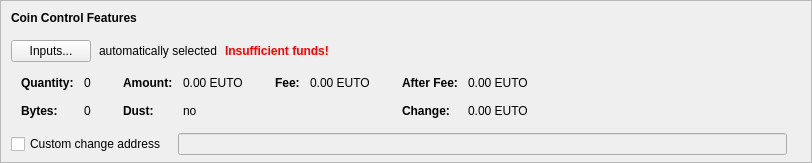
      <widget class="QFrame" name="frameCoinControl">
       <property name="sizePolicy">
        <sizepolicy hsizetype="Expanding" vsizetype="Fixed">
         <horstretch>0</horstretch>
         <verstretch>0</verstretch>
        </sizepolicy>
       </property>
       <property name="maximumSize">
        <size>
         <width>16777215</width>
         <height>16777215</height>
        </size>
       </property>
       <property name="frameShape">
        <enum>QFrame::StyledPanel</enum>
       </property>
       <property name="frameShadow">
        <enum>QFrame::Sunken</enum>
       </property>
       <layout class="QVBoxLayout" name="verticalLayoutCoinControl2">
        <property name="spacing">
         <number>0</number>
        </property>
        <property name="leftMargin">
         <number>0</number>
        </property>
        <property name="topMargin">
         <number>0</number>
        </property>
        <property name="rightMargin">
         <number>0</number>
        </property>
        <property name="bottomMargin">
         <number>6</number>
        </property>
        <item>
         <layout class="QVBoxLayout" name="verticalLayoutCoinControl" stretch="0,0,0,0,0">
          <property name="spacing">
           <number>0</number>
          </property>
          <property name="leftMargin">
           <number>10</number>
          </property>
          <property name="topMargin">
           <number>10</number>
          </property>
          <item>
           <layout class="QHBoxLayout" name="horizontalLayoutCoinControl1">
            <property name="bottomMargin">
             <number>15</number>
            </property>
            <item>
             <widget class="QLabel" name="labelCoinControlFeatures">
              <property name="sizePolicy">
               <sizepolicy hsizetype="Preferred" vsizetype="Maximum">
                <horstretch>0</horstretch>
                <verstretch>0</verstretch>
               </sizepolicy>
              </property>
              <property name="font">
               <font>
                <weight>75</weight>
                <bold>true</bold>
               </font>
              </property>
              <property name="styleSheet">
               <string notr="true">font-weight:bold;</string>
              </property>
              <property name="text">
               <string>Coin Control Features</string>
              </property>
             </widget>
            </item>
           </layout>
          </item>
          <item>
           <layout class="QHBoxLayout" name="horizontalLayoutCoinControl2" stretch="0,0,0,0">
            <property name="spacing">
             <number>8</number>
            </property>
            <property name="bottomMargin">
             <number>10</number>
            </property>
            <item>
             <widget class="QPushButton" name="pushButtonCoinControl">
              <property name="styleSheet">
               <string notr="true"/>
              </property>
              <property name="text">
               <string>Inputs...</string>
              </property>
              <property name="autoDefault">
               <bool>false</bool>
              </property>
             </widget>
            </item>
            <item>
             <widget class="QLabel" name="labelCoinControlAutomaticallySelected">
              <property name="text">
               <string>automatically selected</string>
              </property>
              <property name="margin">
               <number>5</number>
              </property>
             </widget>
            </item>
            <item>
             <widget class="QLabel" name="labelCoinControlInsuffFunds">
              <property name="font">
               <font>
                <weight>75</weight>
                <bold>true</bold>
               </font>
              </property>
              <property name="styleSheet">
               <string notr="true">color:red;font-weight:bold;</string>
              </property>
              <property name="text">
               <string>Insufficient funds!</string>
              </property>
              <property name="margin">
               <number>5</number>
              </property>
             </widget>
            </item>
            <item>
             <spacer name="horizontalSpacerCoinControl">
              <property name="orientation">
               <enum>Qt::Horizontal</enum>
              </property>
              <property name="sizeHint" stdset="0">
               <size>
                <width>40</width>
                <height>1</height>
               </size>
              </property>
             </spacer>
            </item>
           </layout>
          </item>
          <item>
           <widget class="QWidget" name="widgetCoinControl" native="true">
            <property name="sizePolicy">
             <sizepolicy hsizetype="Preferred" vsizetype="Preferred">
              <horstretch>0</horstretch>
              <verstretch>0</verstretch>
             </sizepolicy>
            </property>
            <property name="minimumSize">
             <size>
              <width>0</width>
              <height>0</height>
             </size>
            </property>
            <property name="styleSheet">
             <string notr="true"/>
            </property>
            <layout class="QHBoxLayout" name="horizontalLayoutCoinControl5">
             <property name="leftMargin">
              <number>0</number>
             </property>
             <property name="topMargin">
              <number>0</number>
             </property>
             <property name="rightMargin">
              <number>0</number>
             </property>
             <property name="bottomMargin">
              <number>0</number>
             </property>
             <item>
              <layout class="QHBoxLayout" name="horizontalLayoutCoinControl3" stretch="0,0,0,1">
               <property name="spacing">
                <number>20</number>
               </property>
               <property name="topMargin">
                <number>0</number>
               </property>
               <property name="bottomMargin">
                <number>10</number>
               </property>
               <item>
                <layout class="QFormLayout" name="formLayoutCoinControl1">
                 <property name="horizontalSpacing">
                  <number>10</number>
                 </property>
                 <property name="verticalSpacing">
                  <number>14</number>
                 </property>
                 <property name="leftMargin">
                  <number>10</number>
                 </property>
                 <property name="topMargin">
                  <number>4</number>
                 </property>
                 <property name="rightMargin">
                  <number>6</number>
                 </property>
                 <item row="0" column="0">
                  <widget class="QLabel" name="labelCoinControlQuantityText">
                   <property name="font">
                    <font>
                     <weight>75</weight>
                     <bold>true</bold>
                    </font>
                   </property>
                   <property name="text">
                    <string>Quantity:</string>
                   </property>
                   <property name="margin">
                    <number>0</number>
                   </property>
                  </widget>
                 </item>
                 <item row="0" column="1">
                  <widget class="QLabel" name="labelCoinControlQuantity">
                   <property name="cursor">
                    <cursorShape>IBeamCursor</cursorShape>
                   </property>
                   <property name="contextMenuPolicy">
                    <enum>Qt::ActionsContextMenu</enum>
                   </property>
                   <property name="text">
                    <string notr="true">0</string>
                   </property>
                   <property name="margin">
                    <number>0</number>
                   </property>
                   <property name="textInteractionFlags">
                    <set>Qt::LinksAccessibleByMouse|Qt::TextSelectableByKeyboard|Qt::TextSelectableByMouse</set>
                   </property>
                  </widget>
                 </item>
                 <item row="1" column="0">
                  <widget class="QLabel" name="labelCoinControlBytesText">
                   <property name="font">
                    <font>
                     <weight>75</weight>
                     <bold>true</bold>
                    </font>
                   </property>
                   <property name="text">
                    <string>Bytes:</string>
                   </property>
                  </widget>
                 </item>
                 <item row="1" column="1">
                  <widget class="QLabel" name="labelCoinControlBytes">
                   <property name="cursor">
                    <cursorShape>IBeamCursor</cursorShape>
                   </property>
                   <property name="contextMenuPolicy">
                    <enum>Qt::ActionsContextMenu</enum>
                   </property>
                   <property name="text">
                    <string notr="true">0</string>
                   </property>
                   <property name="textInteractionFlags">
                    <set>Qt::LinksAccessibleByMouse|Qt::TextSelectableByKeyboard|Qt::TextSelectableByMouse</set>
                   </property>
                  </widget>
                 </item>
                </layout>
               </item>
               <item>
                <layout class="QFormLayout" name="formLayoutCoinControl2">
                 <property name="horizontalSpacing">
                  <number>10</number>
                 </property>
                 <property name="verticalSpacing">
                  <number>14</number>
                 </property>
                 <property name="leftMargin">
                  <number>6</number>
                 </property>
                 <property name="topMargin">
                  <number>4</number>
                 </property>
                 <property name="rightMargin">
                  <number>6</number>
                 </property>
                 <item row="0" column="0">
                  <widget class="QLabel" name="labelCoinControlAmountText">
                   <property name="font">
                    <font>
                     <weight>75</weight>
                     <bold>true</bold>
                    </font>
                   </property>
                   <property name="text">
                    <string>Amount:</string>
                   </property>
                   <property name="margin">
                    <number>0</number>
                   </property>
                  </widget>
                 </item>
                 <item row="0" column="1">
                  <widget class="QLabel" name="labelCoinControlAmount">
                   <property name="cursor">
                    <cursorShape>IBeamCursor</cursorShape>
                   </property>
                   <property name="contextMenuPolicy">
                    <enum>Qt::ActionsContextMenu</enum>
                   </property>
                   <property name="text">
                    <string notr="true">0.00 EUTO</string>
                   </property>
                   <property name="textInteractionFlags">
                    <set>Qt::LinksAccessibleByMouse|Qt::TextSelectableByKeyboard|Qt::TextSelectableByMouse</set>
                   </property>
                  </widget>
                 </item>
                 <item row="1" column="0">
                  <widget class="QLabel" name="labelCoinControlLowOutputText">
                   <property name="font">
                    <font>
                     <weight>75</weight>
                     <bold>true</bold>
                    </font>
                   </property>
                   <property name="text">
                    <string>Dust:</string>
                   </property>
                  </widget>
                 </item>
                 <item row="1" column="1">
                  <widget class="QLabel" name="labelCoinControlLowOutput">
                   <property name="cursor">
                    <cursorShape>IBeamCursor</cursorShape>
                   </property>
                   <property name="contextMenuPolicy">
                    <enum>Qt::ActionsContextMenu</enum>
                   </property>
                   <property name="text">
                    <string notr="true">no</string>
                   </property>
                   <property name="textInteractionFlags">
                    <set>Qt::LinksAccessibleByMouse|Qt::TextSelectableByKeyboard|Qt::TextSelectableByMouse</set>
                   </property>
                  </widget>
                 </item>
                </layout>
               </item>
               <item>
                <layout class="QFormLayout" name="formLayoutCoinControl3">
                 <property name="horizontalSpacing">
                  <number>10</number>
                 </property>
                 <property name="verticalSpacing">
                  <number>14</number>
                 </property>
                 <property name="leftMargin">
                  <number>6</number>
                 </property>
                 <property name="topMargin">
                  <number>4</number>
                 </property>
                 <property name="rightMargin">
                  <number>6</number>
                 </property>
                 <item row="0" column="0">
                  <widget class="QLabel" name="labelCoinControlFeeText">
                   <property name="font">
                    <font>
                     <weight>75</weight>
                     <bold>true</bold>
                    </font>
                   </property>
                   <property name="text">
                    <string>Fee:</string>
                   </property>
                   <property name="margin">
                    <number>0</number>
                   </property>
                  </widget>
                 </item>
                 <item row="0" column="1">
                  <widget class="QLabel" name="labelCoinControlFee">
                   <property name="cursor">
                    <cursorShape>IBeamCursor</cursorShape>
                   </property>
                   <property name="contextMenuPolicy">
                    <enum>Qt::ActionsContextMenu</enum>
                   </property>
                   <property name="text">
                    <string notr="true">0.00 EUTO</string>
                   </property>
                   <property name="textInteractionFlags">
                    <set>Qt::LinksAccessibleByMouse|Qt::TextSelectableByKeyboard|Qt::TextSelectableByMouse</set>
                   </property>
                  </widget>
                 </item>
                </layout>
               </item>
               <item>
                <layout class="QFormLayout" name="formLayoutCoinControl4">
                 <property name="horizontalSpacing">
                  <number>10</number>
                 </property>
                 <property name="verticalSpacing">
                  <number>14</number>
                 </property>
                 <property name="leftMargin">
                  <number>6</number>
                 </property>
                 <property name="topMargin">
                  <number>4</number>
                 </property>
                 <property name="rightMargin">
                  <number>6</number>
                 </property>
                 <item row="0" column="0">
                  <widget class="QLabel" name="labelCoinControlAfterFeeText">
                   <property name="font">
                    <font>
                     <weight>75</weight>
                     <bold>true</bold>
                    </font>
                   </property>
                   <property name="text">
                    <string>After Fee:</string>
                   </property>
                   <property name="margin">
                    <number>0</number>
                   </property>
                  </widget>
                 </item>
                 <item row="0" column="1">
                  <widget class="QLabel" name="labelCoinControlAfterFee">
                   <property name="cursor">
                    <cursorShape>IBeamCursor</cursorShape>
                   </property>
                   <property name="contextMenuPolicy">
                    <enum>Qt::ActionsContextMenu</enum>
                   </property>
                   <property name="text">
                    <string notr="true">0.00 EUTO</string>
                   </property>
                   <property name="textInteractionFlags">
                    <set>Qt::LinksAccessibleByMouse|Qt::TextSelectableByKeyboard|Qt::TextSelectableByMouse</set>
                   </property>
                  </widget>
                 </item>
                 <item row="1" column="0">
                  <widget class="QLabel" name="labelCoinControlChangeText">
                   <property name="font">
                    <font>
                     <weight>75</weight>
                     <bold>true</bold>
                    </font>
                   </property>
                   <property name="text">
                    <string>Change:</string>
                   </property>
                  </widget>
                 </item>
                 <item row="1" column="1">
                  <widget class="QLabel" name="labelCoinControlChange">
                   <property name="cursor">
                    <cursorShape>IBeamCursor</cursorShape>
                   </property>
                   <property name="contextMenuPolicy">
                    <enum>Qt::ActionsContextMenu</enum>
                   </property>
                   <property name="text">
                    <string notr="true">0.00 EUTO</string>
                   </property>
                   <property name="textInteractionFlags">
                    <set>Qt::LinksAccessibleByMouse|Qt::TextSelectableByKeyboard|Qt::TextSelectableByMouse</set>
                   </property>
                  </widget>
                 </item>
                </layout>
               </item>
              </layout>
             </item>
            </layout>
           </widget>
          </item>
          <item>
           <layout class="QHBoxLayout" name="horizontalLayoutCoinControl4" stretch="0,0,0">
            <property name="spacing">
             <number>12</number>
            </property>
            <property name="sizeConstraint">
             <enum>QLayout::SetDefaultConstraint</enum>
            </property>
            <property name="topMargin">
             <number>5</number>
            </property>
            <property name="rightMargin">
             <number>5</number>
            </property>
            <item>
             <widget class="QCheckBox" name="checkBoxCoinControlChange">
              <property name="toolTip">
               <string>If this is activated, but the change address is empty or invalid, change will be sent to a newly generated address.</string>
              </property>
              <property name="text">
               <string>Custom change address</string>
              </property>
             </widget>
            </item>
            <item>
             <widget class="QValidatedLineEdit" name="lineEditCoinControlChange">
              <property name="enabled">
               <bool>false</bool>
              </property>
              <property name="sizePolicy">
               <sizepolicy hsizetype="Expanding" vsizetype="Fixed">
                <horstretch>0</horstretch>
                <verstretch>0</verstretch>
               </sizepolicy>
              </property>
             </widget>
            </item>
            <item>
             <widget class="QLabel" name="labelCoinControlChangeLabel">
              <property name="sizePolicy">
               <sizepolicy hsizetype="Preferred" vsizetype="Expanding">
                <horstretch>0</horstretch>
                <verstretch>0</verstretch>
               </sizepolicy>
              </property>
              <property name="minimumSize">
               <size>
                <width>0</width>
                <height>0</height>
               </size>
              </property>
              <property name="text">
               <string/>
              </property>
              <property name="margin">
               <number>3</number>
              </property>
             </widget>
            </item>
           </layout>
          </item>
          <item>
           <spacer name="verticalSpacerCoinControl">
            <property name="orientation">
             <enum>Qt::Vertical</enum>
            </property>
            <property name="sizeHint" stdset="0">
             <size>
              <width>800</width>
              <height>1</height>
             </size>
            </property>
           </spacer>
          </item>
         </layout>
        </item>
       </layout>
      </widget>
